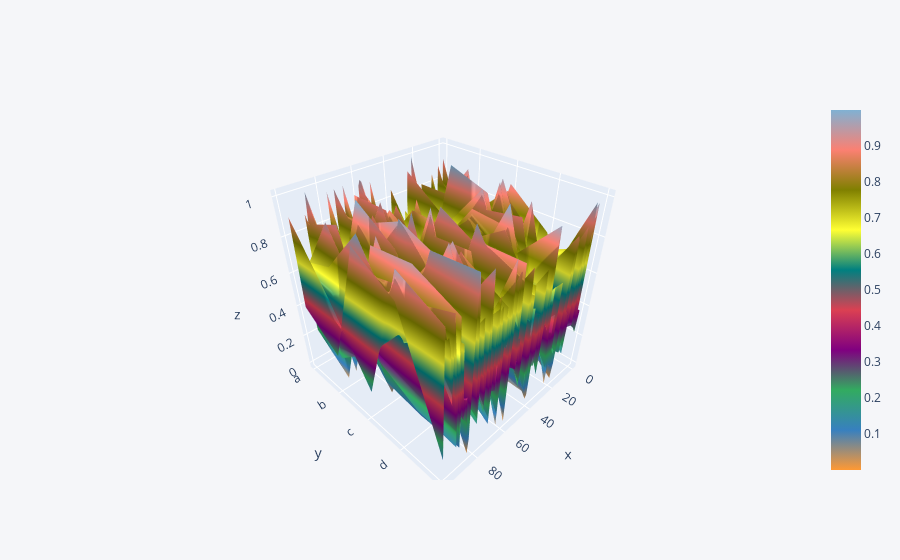

Here is the notebook cell this chart was saved with:
### Code cell
df11.iplot(kind='surface')

### Figure 1 — Plotly figure (JSON) as saved in the notebook; plotly's stock layout.template omitted (floating-point values rounded to 4 significant figures; data arrays with more than 128 entries replaced by an {"elided": "..."} marker saying what was removed)
{"data": [{"colorscale": [[0, "rgb(255, 153, 51)"], [0.1111, "rgb(55, 128, 191)"], [0.2222, "rgb(50, 171, 96)"], [0.3333, "rgb(128, 0, 128)"], [0.4444, "rgb(219, 64, 82)"], [0.5556, "rgb(0, 128, 128)"], [0.6667, "rgb(255, 255, 51)"], [0.7778, "rgb(128, 128, 0)"], [0.8889, "rgb(251, 128, 114)"], [1, "rgb(128, 177, 211)"]], "type": "surface", "x": [0, 1, 2, 3, 4, 5, 6, 7, 8, 9, 10, 11, 12, 13, 14, 15, 16, 17, 18, 19, 20, 21, 22, 23, 24, 25, 26, 27, 28, 29, 30, 31, 32, 33, 34, 35, 36, 37, 38, 39, 40, 41, 42, 43, 44, 45, 46, 47, 48, 49, 50, 51, 52, 53, 54, 55, 56, 57, 58, 59, 60, 61, 62, 63, 64, 65, 66, 67, 68, 69, 70, 71, 72, 73, 74, 75, 76, 77, 78, 79, 80, 81, 82, 83, 84, 85, 86, 87, 88, 89, 90, 91, 92, 93, 94, 95, 96, 97, 98, 99], "y": ["a", "b", "c", "d", "e"], "z": {"elided": "5x100 float values"}}], "layout": {"legend": {"bgcolor": "#F5F6F9", "font": {"color": "#4D5663"}}, "paper_bgcolor": "#F5F6F9", "plot_bgcolor": "#F5F6F9", "title": {"font": {"color": "#4D5663"}}, "xaxis": {"gridcolor": "#E1E5ED", "showgrid": true, "tickfont": {"color": "#4D5663"}, "title": {"font": {"color": "#4D5663"}, "text": ""}, "zerolinecolor": "#E1E5ED"}, "yaxis": {"gridcolor": "#E1E5ED", "showgrid": true, "tickfont": {"color": "#4D5663"}, "title": {"font": {"color": "#4D5663"}, "text": ""}, "zerolinecolor": "#E1E5ED"}}}
